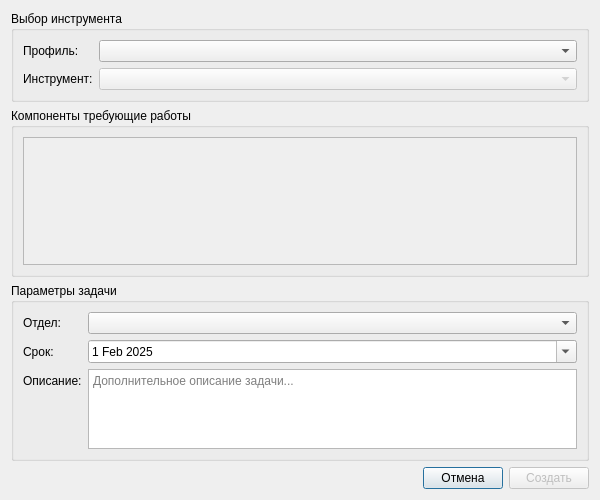
<?xml version="1.0" encoding="UTF-8"?>
<ui version="4.0">
 <class>DialogCreateTask</class>
 <widget class="QDialog" name="DialogCreateTask">
  <property name="geometry">
   <rect>
    <x>0</x>
    <y>0</y>
    <width>600</width>
    <height>500</height>
   </rect>
  </property>
  <property name="windowTitle">
   <string>Создание задачи для инструмента</string>
  </property>
  <property name="modal">
   <bool>true</bool>
  </property>
  <layout class="QVBoxLayout" name="verticalLayout_main">
   <item>
    <widget class="QGroupBox" name="groupBox_instrument">
     <property name="title">
      <string>Выбор инструмента</string>
     </property>
     <layout class="QFormLayout" name="formLayout_instrument">
      <item row="0" column="0">
       <widget class="QLabel" name="label_profile">
        <property name="text">
         <string>Профиль:</string>
        </property>
       </widget>
      </item>
      <item row="0" column="1">
       <widget class="QComboBox" name="comboBox_profile">
        <property name="placeholderText">
         <string>Выберите профиль...</string>
        </property>
       </widget>
      </item>
      <item row="1" column="0">
       <widget class="QLabel" name="label_tool">
        <property name="text">
         <string>Инструмент:</string>
        </property>
       </widget>
      </item>
      <item row="1" column="1">
       <widget class="QComboBox" name="comboBox_tool">
        <property name="placeholderText">
         <string>Выберите инструмент...</string>
        </property>
        <property name="enabled">
         <bool>false</bool>
        </property>
       </widget>
      </item>
     </layout>
    </widget>
   </item>
   <item>
    <widget class="QGroupBox" name="groupBox_components">
     <property name="title">
      <string>Компоненты требующие работы</string>
     </property>
     <layout class="QVBoxLayout" name="verticalLayout_components">
      <item>
       <widget class="QScrollArea" name="scrollArea_components">
        <property name="widgetResizable">
         <bool>true</bool>
        </property>
        <widget class="QWidget" name="scrollAreaWidgetContents">
         <property name="geometry">
          <rect>
           <x>0</x>
           <y>0</y>
           <width>576</width>
           <height>69</height>
          </rect>
         </property>
         <layout class="QVBoxLayout" name="verticalLayout_checkboxes"/>
        </widget>
       </widget>
      </item>
     </layout>
    </widget>
   </item>
   <item>
    <widget class="QGroupBox" name="groupBox_params">
     <property name="title">
      <string>Параметры задачи</string>
     </property>
     <layout class="QFormLayout" name="formLayout_params">
      <item row="0" column="0">
       <widget class="QLabel" name="label_department">
        <property name="text">
         <string>Отдел:</string>
        </property>
       </widget>
      </item>
      <item row="0" column="1">
       <widget class="QComboBox" name="comboBox_department">
        <property name="placeholderText">
         <string>Выберите отдел...</string>
        </property>
       </widget>
      </item>
      <item row="1" column="0">
       <widget class="QLabel" name="label_deadline">
        <property name="text">
         <string>Срок:</string>
        </property>
       </widget>
      </item>
      <item row="1" column="1">
       <widget class="QDateEdit" name="dateEdit_deadline">
        <property name="calendarPopup">
         <bool>true</bool>
        </property>
        <property name="date">
         <date>
          <year>2025</year>
          <month>2</month>
          <day>1</day>
         </date>
        </property>
       </widget>
      </item>
      <item row="2" column="0">
       <widget class="QLabel" name="label_description">
        <property name="text">
         <string>Описание:</string>
        </property>
       </widget>
      </item>
      <item row="2" column="1">
       <widget class="QTextEdit" name="textEdit_description">
        <property name="maximumSize">
         <size>
          <width>16777215</width>
          <height>80</height>
         </size>
        </property>
        <property name="placeholderText">
         <string>Дополнительное описание задачи...</string>
        </property>
       </widget>
      </item>
     </layout>
    </widget>
   </item>
   <item>
    <layout class="QHBoxLayout" name="horizontalLayout_buttons">
     <item>
      <spacer name="horizontalSpacer">
       <property name="orientation">
        <enum>Qt::Horizontal</enum>
       </property>
       <property name="sizeHint" stdset="0">
        <size>
         <width>40</width>
         <height>20</height>
        </size>
       </property>
      </spacer>
     </item>
     <item>
      <widget class="QPushButton" name="pushButton_cancel">
       <property name="text">
        <string>Отмена</string>
       </property>
      </widget>
     </item>
     <item>
      <widget class="QPushButton" name="pushButton_create">
       <property name="text">
        <string>Создать</string>
       </property>
       <property name="enabled">
        <bool>false</bool>
       </property>
      </widget>
     </item>
    </layout>
   </item>
  </layout>
 </widget>
 <resources/>
 <connections>
  <connection>
   <sender>pushButton_cancel</sender>
   <signal>clicked()</signal>
   <receiver>DialogCreateTask</receiver>
   <slot>reject()</slot>
   <hints>
    <hint type="sourcelabel">
     <x>514</x>
     <y>469</y>
    </hint>
    <hint type="destinationlabel">
     <x>299</x>
     <y>249</y>
    </hint>
   </hints>
  </connection>
 </connections>
</ui>
